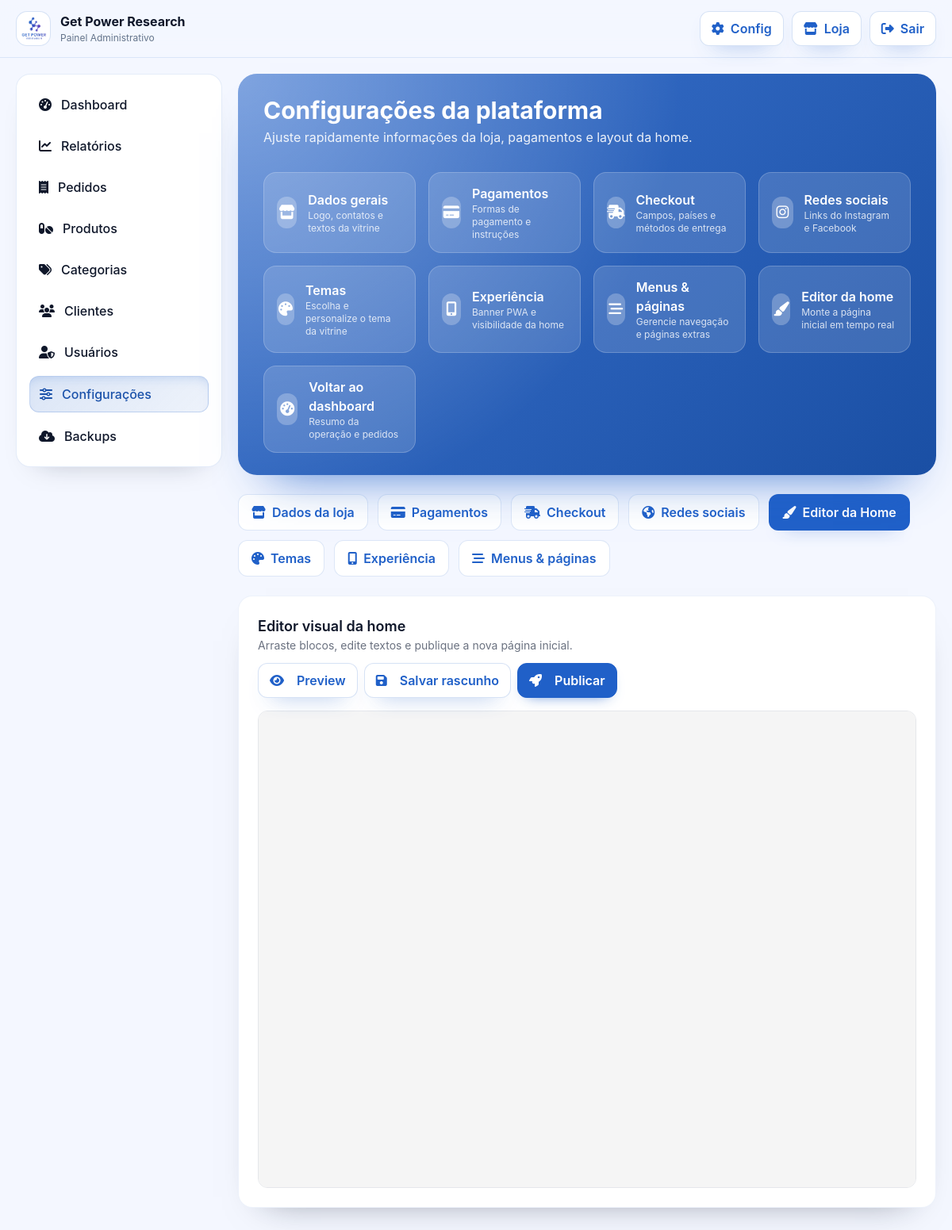
Screenshot of /settings.php?tab=builder (signed in) with the database file from the repository.
### tables this page shows
CREATE TABLE `settings` (
  `id` int(10) UNSIGNED NOT NULL,
  `skey` varchar(191) NOT NULL,
  `svalue` longtext NOT NULL,
  `updated_at` timestamp NOT NULL DEFAULT current_timestamp() ON UPDATE current_timestamp()
);

### bootstrap.php (called while the page is built, shortened)
<?php
if (!function_exists('cache_busted_url')) {
  function cache_busted_url(string $path): string {
    $trimmed = trim($path);
    $absolute = __DIR__ . '/' . ltrim($trimmed, '/');
    $version = is_file($absolute) ? filemtime($absolute) : time();
    $separator = strpos($trimmed, '?') !== false ? '&' : '?';
    return $trimmed . $separator . 'v=' . $version;
  }
}
if (!function_exists('asset_url')) {
  function asset_url($rel){
    $clean = ltrim((string)$rel, '/');
    if (function_exists('cache_busted_url')) {
      return cache_busted_url($clean);
    }
    $abs = __DIR__ . '/' . $clean;
    $v = is_file($abs) ? filemtime($abs) : time();
    $sep = (strpos($clean,'?')!==false) ? '&' : '?';
    return $clean . $sep . 'v=' . $v;
  }
}

### lib/utils.php (called while the page is built, shortened)
<?php
if (!function_exists('setting_get')) {
    function setting_get(string $key, $default = null) {
        try {
            $pdo = db();
            $stmt = $pdo->prepare('SELECT svalue FROM settings WHERE skey = ?');
            $stmt->execute([$key]);
            $value = $stmt->fetchColumn();
            if ($value === false) {
                return $default;
            }
            $decoded = json_decode($value, true);
            if (json_last_error() === JSON_ERROR_NONE) {
                return $decoded;
            }
            return $value;
        } catch (Throwable $e) {
            return $default;
        }
    }
}
if (!function_exists('current_admin')) {
    function current_admin(): ?array {
        if (!empty($_SESSION['admin']) && is_array($_SESSION['admin'])) {
            return $_SESSION['admin'];
        }
        return null;
    }
}
if (!function_exists('current_admin_role')) {
    function current_admin_role(): string {
        $admin = current_admin();
        return $admin['role'] ?? 'admin';
    }
}
if (!function_exists('is_super_admin')) {
    function is_super_admin(): bool {
        return current_admin_role() === 'super_admin';
    }
}
if (!function_exists('admin_can')) {
    function admin_can(string $capability): bool {
        if (is_super_admin()) {
            return true;
        }
        $role = current_admin_role();
        $caps = admin_role_capabilities($role);
        return in_array($capability, $caps, true);
    }
}
if (!function_exists('normalize_hex_color')) {
    function normalize_hex_color(string $hex): string {
        $hex = ltrim(trim($hex), '#');
        $hex = strtoupper(preg_replace('/[^0-9A-F]/i', '', $hex));
        return $hex;
    }
}
if (!function_exists('adjust_color_brightness')) {
    function adjust_color_brightness(string $hex, float $factor): string {
        $hex = normalize_hex_color($hex);
        $r = hexdec(substr($hex, 0, 2));
        $g = hexdec(substr($hex, 2, 2));
        $b = hexdec(substr($hex, 4, 2));
        $adjust = function ($channel) use ($factor) {
            if ($factor >= 0) {
                $channel = $channel + (255 - $channel) * $factor;
            } else {
                $channel = $channel * (1 + $factor);
            }
            return (int)max(0, min(255, round($channel)));
        };
        $r = $adjust($r);
        $g = $adjust($g);
        $b = $adjust($b);
        return sprintf('#%02X%02X%02X', $r, $g, $b);
    }
}
if (!function_exists('sanitize_html')) {
    function sanitize_html($html) {
        return htmlspecialchars((string)$html, ENT_QUOTES | ENT_HTML5, 'UTF-8');
    }
}
if (!function_exists('find_logo_path')) {
    function find_logo_path(): ?string {
        $cfgLogo = function_exists('setting_get') ? setting_get('store_logo_url') : null;
        if ($cfgLogo) {
            return ltrim((string)$cfgLogo, '/');
        }
        return null;
    }
}

### settings.php (the view, shortened to what this page needs)
<?php
require __DIR__.'/bootstrap.php';
require __DIR__.'/lib/utils.php';
require __DIR__.'/admin_layout.php';
$canManageBuilder = admin_can('manage_builder');
$isSuperAdmin = is_super_admin();
$tab = $_GET['tab'] ?? 'general';
$themeColorCurrent = setting_get('theme_color', '#2060C8');
$sections = [
  [
    'key' => 'general',
    'title' => 'Dados da loja',
    'description' => 'Nome, endereço, telefone, e-mail e logo exibidos para os clientes.',
    'icon' => 'fa-store'
  ],
  [
    'key' => 'payments',
    'title' => 'Pagamentos',
    'description' => 'Configure métodos ativos, instruções personalizadas e ordem de exibição.',
    'icon' => 'fa-credit-card'
  ],
  [
    'key' => 'checkout',
    'title' => 'Checkout',
    'description' => 'Defina países, estados e métodos de entrega exibidos no checkout.',
    'icon' => 'fa-truck-fast'
  ],
  [
    'key' => 'social',
    'title' => 'Redes sociais',
    'description' => 'Links das redes sociais exibidos na loja e em materiais de contato.',
    'icon' => 'fa-earth-americas'
  ],
  [
    'key' => 'builder',
    'title' => 'Editor da Home',
    'description' => 'Personalize a página inicial com o editor visual (drag-and-drop).',
    'icon' => 'fa-paintbrush'
  ],
];
if ($isSuperAdmin) {
  $sections[] = [
    'key' => 'theme',
    'title' => 'Temas',
    'description' => 'Gerencie o visual da vitrine e os conteúdos do tema alimentação.',
    'icon' => 'fa-palette'
  ];
  $sections[] = [
    'key' => 'experience',
    'title' => 'Experiência',
    'description' => 'Banner PWA e visibilidade das seções da home.',
    'icon' => 'fa-mobile-screen-button'
  ];
  $sections[] = [
    'key' => 'navigation',
    'title' => 'Menus & páginas',
    'description' => 'Organize os menus principais e cadastre páginas institucionais.',
    'icon' => 'fa-bars-staggered'
  ];
}
admin_header('Configurações');
$heroStartColor = adjust_color_brightness($themeColorCurrent, 0.12);
$heroEndColor = adjust_color_brightness($themeColorCurrent, -0.18);
$dashboardHeroStyle = 'background: linear-gradient(135deg, '.$heroStartColor.', '.$heroEndColor.');';
?>
<section class="space-y-6">
  <div class="dashboard-hero" style="<?= sanitize_html($dashboardHeroStyle); ?>">
    <div class="flex flex-col gap-3">
      <div>
        <h1 class="text-2xl md:text-3xl font-bold">Configurações da plataforma</h1>
        <p class="text-white/90 text-sm md:text-base mt-1">Ajuste rapidamente informações da loja, pagamentos e layout da home.</p>
      </div>
      <div class="quick-links">
        <a class="quick-link" href="settings.php?tab=general">
          <span class="icon"><i class="fa-solid fa-store"></i></span>
          <span><div class="font-semibold">Dados gerais</div><div class="text-xs opacity-80">Logo, contatos e textos da vitrine</div></span>
        </a>
        <a class="quick-link" href="settings.php?tab=payments">
          <span class="icon"><i class="fa-solid fa-credit-card"></i></span>
          <span><div class="font-semibold">Pagamentos</div><div class="text-xs opacity-80">Formas de pagamento e instruções</div></span>
        </a>
        <a class="quick-link" href="settings.php?tab=checkout">
          <span class="icon"><i class="fa-solid fa-truck-fast"></i></span>
          <span><div class="font-semibold">Checkout</div><div class="text-xs opacity-80">Campos, países e métodos de entrega</div></span>
        </a>
        <a class="quick-link" href="settings.php?tab=social">
          <span class="icon"><i class="fa-brands fa-instagram"></i></span>
          <span><div class="font-semibold">Redes sociais</div><div class="text-xs opacity-80">Links do Instagram e Facebook</div></span>
        </a>
        <?php if ($isSuperAdmin): ?>
        <a class="quick-link" href="settings.php?tab=theme">
          <span class="icon"><i class="fa-solid fa-palette"></i></span>
          <span><div class="font-semibold">Temas</div><div class="text-xs opacity-80">Escolha e personalize o tema da vitrine</div></span>
        </a>
        <a class="quick-link" href="settings.php?tab=experience">
          <span class="icon"><i class="fa-solid fa-mobile-screen-button"></i></span>
          <span><div class="font-semibold">Experiência</div><div class="text-xs opacity-80">Banner PWA e visibilidade da home</div></span>
        </a>
        <a class="quick-link" href="settings.php?tab=navigation">
          <span class="icon"><i class="fa-solid fa-bars-staggered"></i></span>
          <span><div class="font-semibold">Menus & páginas</div><div class="text-xs opacity-80">Gerencie navegação e páginas extras</div></span>
        </a>
        <?php endif; ?>
        <a class="quick-link" href="settings.php?tab=builder">
          <span class="icon"><i class="fa-solid fa-paintbrush"></i></span>
          <span><div class="font-semibold">Editor da home</div><div class="text-xs opacity-80">Monte a página inicial em tempo real</div></span>
        </a>
        <a class="quick-link" href="dashboard.php">
          <span class="icon"><i class="fa-solid fa-gauge-high"></i></span>
          <span><div class="font-semibold">Voltar ao dashboard</div><div class="text-xs opacity-80">Resumo da operação e pedidos</div></span>
        </a>
      </div>
    </div>
  </div>
  <div class="tab-controls">
    <?php foreach ($sections as $section): ?>
      <a href="settings.php?tab=<?= $section['key']; ?>" class="<?= $tab === $section['key'] ? 'active' : ''; ?>">
        <i class="fa-solid <?= $section['icon']; ?> mr-2"></i><?= sanitize_html($section['title']); ?>
      </a>
    <?php endforeach; ?>
  </div>
  <div class="settings-grid">
  <div data-tab-panel="builder" class="card p-6 <?= $tab === 'builder' ? '' : 'hidden'; ?>">
    <div class="flex items-center justify-between flex-wrap gap-3 mb-4">
      <div>
        <h2 class="text-lg font-semibold">Editor visual da home</h2>
        <p class="text-sm text-gray-500">Arraste blocos, edite textos e publique a nova página inicial.</p>
      </div>
      <div class="flex gap-2">
        <?php if ($canManageBuilder): ?>
          <button id="btn-preview" class="btn btn-ghost"><i class="fa-solid fa-eye mr-2"></i>Preview</button>
          <button id="btn-save" class="btn btn-ghost"><i class="fa-solid fa-floppy-disk mr-2"></i>Salvar rascunho</button>
          <button id="btn-publish" class="btn btn-primary"><i class="fa-solid fa-rocket mr-2"></i>Publicar</button>
        <?php else: ?>
          <span class="text-xs text-gray-400">Somente leitura</span>
        <?php endif; ?>
      </div>
    </div>
    <div class="border border-gray-200 rounded-xl overflow-hidden">
      <?php if ($canManageBuilder): ?>
        <div id="gjs" style="min-height:600px;background:#f5f5f5;"></div>
      <?php else: ?>
        <div class="p-6 text-sm text-gray-500 bg-white">Você não possui permissão para editar o layout. Solicite a um administrador com acesso.</div>
      <?php endif; ?>
    </div>
  </div>
</div>
</section>
<?php if ($tab === 'builder' && $canManageBuilder): ?>
  <link rel="stylesheet" href="https://unpkg.com/grapesjs@0.21.6/dist/css/grapes.min.css">
<?php endif; ?>
<?php
admin_footer();

### admin_layout.php (shortened to what this page needs)
<?php
function admin_header($title='Admin'){
  $store = setting_get('store_name', (cfg()['store']['name'] ?? 'Get Power Research'));
  $fullLogoPath = find_logo_path();
  $logoUrl = $fullLogoPath ? '/' . ltrim($fullLogoPath, '/') : null;
  echo '<!doctype html><html lang="pt-br"><head><meta charset="utf-8">';
  echo '<script src="https://cdn.tailwindcss.com"></script>';
  echo '<link rel="stylesheet" href="https://cdnjs.cloudflare.com/ajax/libs/font-awesome/6.5.0/css/all.min.css">';
  $css = function_exists('asset_url') ? asset_url('assets/admin.css') : 'assets/admin.css';
  echo '<link rel="stylesheet" href="'.$css.'">';
  echo '</head><body>';
  echo '<header class="admin-top"><div class="wrap">';
  $logoHtml = $logoUrl
    ? '<div class="logo img"><img src="'.sanitize_html($logoUrl).'" alt="Logo" class="logo-img"></div>'
    : '<div class="logo icon"><i class="fa-solid fa-capsules"></i></div>';
  echo '<div class="brand">'.$logoHtml.'<div><div class="name">'.sanitize_html($store).'</div><div class="sub">Painel Administrativo</div></div></div>';
  echo '<div class="actions">';
  echo '<a class="btn btn-ghost" href="admin.php?route=settings"><i class="fa-solid fa-gear"></i><span>Config</span></a>';
  echo '<a class="btn btn-ghost" href="index.php" target="_blank"><i class="fa-solid fa-store"></i><span>Loja</span></a>';
  echo '<a class="btn btn-ghost" href="admin.php?route=logout"><i class="fa-solid fa-right-from-bracket"></i><span>Sair</span></a>';
  echo '</div></div></header>';
  echo '<div class="admin-grid"><aside class="admin-side"><nav>';
  $cur = basename($_SERVER['SCRIPT_NAME']);
  echo '<a class="'.($cur==='dashboard.php'?'active':'').'" href="dashboard.php"><i class="fa-solid fa-gauge-high"></i>Dashboard</a>';
  echo '<a class="'.($cur==='reports.php'?'active':'').'" href="reports.php"><i class="fa-solid fa-chart-line"></i>Relatórios</a>';
  echo '<a class="'.($cur==='orders.php'?'active':'').'" href="orders.php"><i class="fa-solid fa-receipt"></i>Pedidos</a>';
  echo '<a class="'.($cur==='products.php'?'active':'').'" href="products.php"><i class="fa-solid fa-pills"></i>Produtos</a>';
  echo '<a class="'.($cur==='categories.php'?'active':'').'" href="categories.php"><i class="fa-solid fa-tags"></i>Categorias</a>';
  echo '<a class="'.($cur==='customers.php'?'active':'').'" href="customers.php"><i class="fa-solid fa-users"></i>Clientes</a>';
  echo '<a class="'.($cur==='users.php'?'active':'').'" href="users.php"><i class="fa-solid fa-user-shield"></i>Usuários</a>';
  echo '<a class="'.($cur==='settings.php'?'active':'').'" href="settings.php"><i class="fa-solid fa-sliders"></i>Configurações</a>';
  if (function_exists('is_super_admin') && is_super_admin()) {
    echo '<a class="'.($cur==='backup.php'?'active':'').'" href="backup.php"><i class="fa-solid fa-cloud-arrow-down"></i>Backups</a>';
  }
  echo '</nav></aside><main class="admin-main">';
}
function admin_footer(){
  echo '</main></div>';
  echo '</body></html>';
}

### rows the page displays
settings: svalue (picture)
settings: svalue "Get Power Research"

### other values shown
sanitize_html($section['title']) "Dados da loja"
sanitize_html($section['title']) "Pagamentos"
sanitize_html($section['title']) "Checkout"
sanitize_html($section['title']) "Redes sociais"
sanitize_html($section['title']) "Editor da Home"
sanitize_html($section['title']) "Temas"
sanitize_html($section['title']) "Experiência"
sanitize_html($section['title']) "Menus & páginas"
